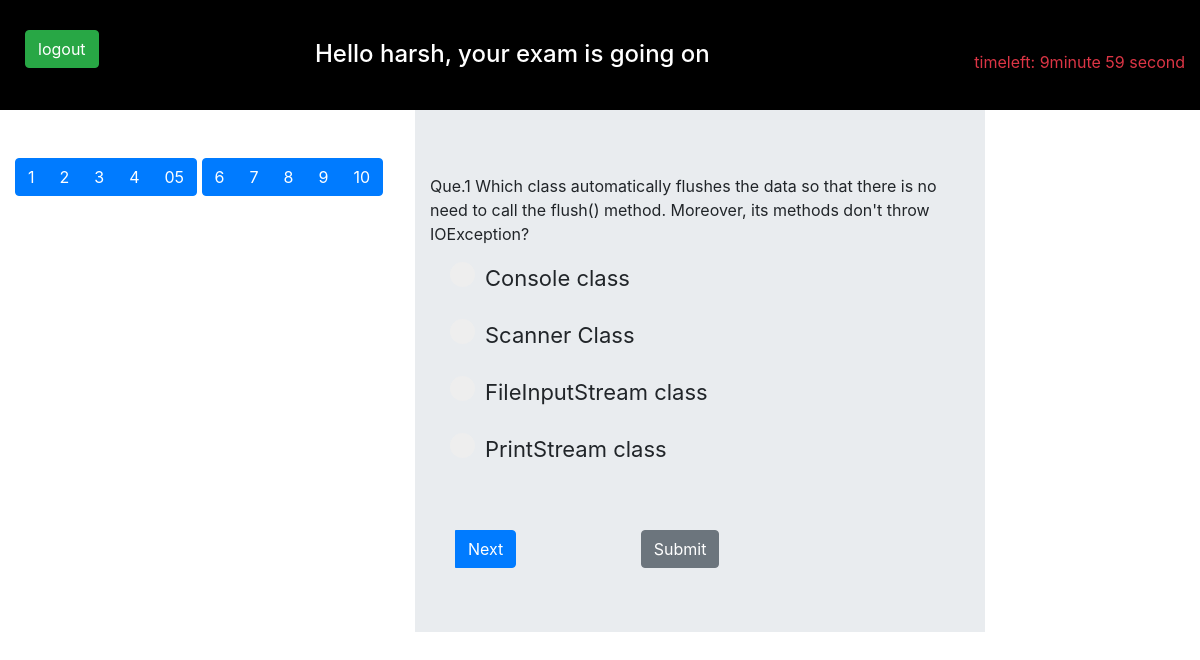
Page /test.php (signed in) on the committed database.
### tables this page shows
CREATE TABLE `question` (
  `id` int(3) NOT NULL,
  `question` varchar(250) NOT NULL,
  `option1` varchar(250) NOT NULL,
  `option2` varchar(250) NOT NULL,
  `option3` varchar(250) NOT NULL,
  `option4` varchar(250) NOT NULL,
  `answer` int(3) NOT NULL
);

### test.php (the view, shortened to what this page needs)
<?php
$con=mysqli_connect("localhost","root","","webproject") or die("server not found");
$query="select * from question";
$x=mysqli_query($con,$query) or die("wrong query");
  ?>
<html>
<head>
  <link rel="stylesheet" href="file/bootstrap-4.2.1-dist/css/bootstrap.min.css">
	</head>
<body>
<div class="container-fluid" style="background-color: black; height:110px;" >
<div class="row">
	<div class="col-3">
		<form method="post" action="logout.php">
<input type="submit" name="logout" class="btn btn-success" style="margin-top: 30px;margin-left: 10px;" value="logout">	</input>
</form>
	</div>
<div class="col-6">
<h4  style="color:white;padding-top:40px;margin-left: px; "> Hello 	<? echo $_SESSION['name'];?>, your exam is going on</h4>
</div>
<div class="col-3">
	  <p class="text-danger" id="timeleft" style="text-align:right;color:white;margin-top:50px;">Time Left: 1 minute</p>
	</div>
</div>
</div>
<div class="container-fluid">
<div class="row">
<div class="col-4">
<br><br>
	 <div class="btn-group">
    <button type="button" class="btn btn-primary" value="1" id="01">1</button>
    <button type="button" class="btn btn-primary" value="2" id="02">2</button>
    <button type="button" class="btn btn-primary" value="3" id="03">3</button>
    <button type="button" class="btn btn-primary" value="4" id="04">4</button>
    <button type="button" class="btn btn-primary" value="5" id="05">05</button>
  </div>
 <div class="btn-group">
    <button type="button" class="btn btn-primary" value="6" id="06">6</button>
    <button type="button" class="btn btn-primary" value="7" id="07">7</button>
    <button type="button" class="btn btn-primary" value="8" id="08">8</button>
    <button type="button" class="btn btn-primary" value="9" id="09">9</button>
    <button type="button" class="btn btn-primary" value="10" id="010">10</button>
  </div>
</div>
<div class="col-6">
<div class="jumbotron jumbotron-fluid" >
  <div class="container" >
  	<form method="post" id="ka"  action="result1.php">
      <?php
      while($array=mysqli_fetch_array($x))
      { $qno=$array['id'];
        ?>
        <div id="<?php echo $array['id'];?>">
   <p>Que.<?php echo $array['id']." "; ?><?php echo $array['question'] ?></p></li>
  <div class="form-check">
      <label class="form-check-label container1">
        <input type="radio" class="form-check-input" id="radio1" name='<?php echo "$qno"?>' value="1" ><?php echo $array['option1'];?>
    <span class="checkmark"></span>
      </label>
    </div><br>
    <div class="form-check">
      <label class="form-check-label container1" >
        <input type="radio" class="form-check-input" id="radio2" name='<?php echo "$qno"?>' value="2"><?php echo $array['option2'];?>
      <span class="checkmark"></span>
      </label>
    </div><br>
    <div class="form-check">
      <label class="form-check-label container1">
        <input type="radio" class="form-check-input" name='<?php echo "$qno"?>' value="3"><?php echo $array['option3'];?>
      <span class="checkmark"></span>
      </label>
    </div><br>
      <div class="form-check">
      <label class="form-check-label container1">
        <input type="radio" class="form-check-input" name='<?php echo "$qno"?>' value="4"><?php echo $array['option4'];?>
   <span class="checkmark"></span>
      </label></div>
    </div><?php } ?></div>	<br>
<br>
 <div class="btn-group">
    <button type="button" class="btn btn-primary"  style="margin-left: 40px;" id="next">Next</button>
     </div>
<input type="submit" id="sub" class="btn btn-secondary" style="margin-left: 120px; value="submit"></button>
</div>
  </div>
</div>
	</body>
</html>

### test.php (style rules this page uses)
.container1 { display: block; position: relative; padding-left: 35px; margin-bottom: 12px; cursor: pointer; font-size: 22px; -webkit-user-select: none; -moz-user-select: none; -ms-user-select: none; user-select: none; }
.checkmark { position: absolute; top: 0; left: 0; height: 25px; width: 25px; background-color: #eee; border-radius: 50%; }
.checkmark:after { content: ""; position: absolute; display: none; }
.container1 .checkmark:after { top: 9px; left: 9px; width: 8px; height: 8px; border-radius: 50%; background: white; }

### rows in the picture
question: id "1", question "Which class automatically flushes the data so that there is no need to call the flush() method. Moreover, its methods don't throw IOException?", option1 "Console class", option2 "Scanner Class", option3 "FileInputStream class", option4 "PrintStream class"

### other values in the picture
$_SESSION['name'] "harsh"
